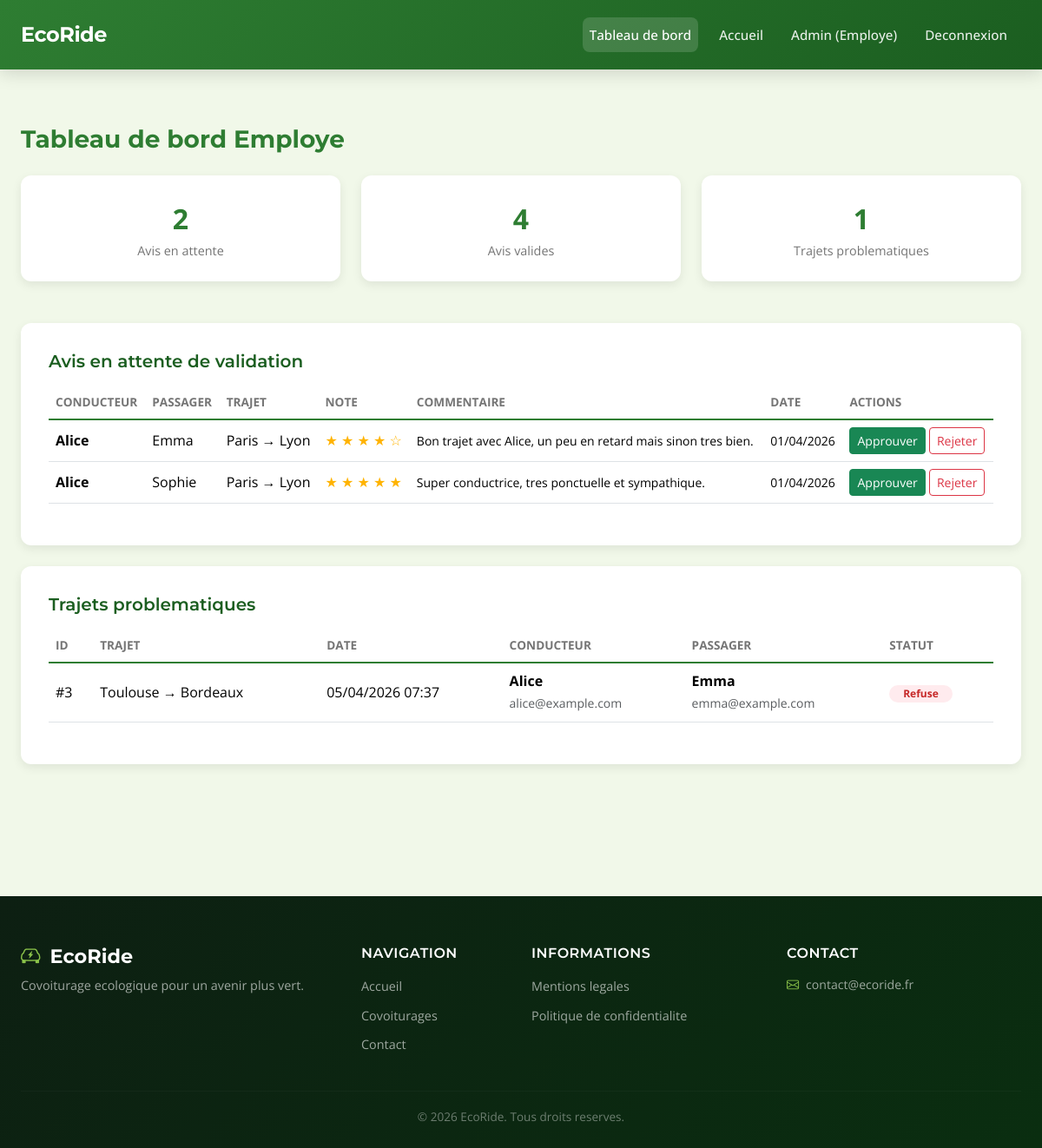
The app's page /employee/dashboard.php (signed in) with its own data.
### tables this page shows
CREATE TABLE reviews (
    id INT UNSIGNED AUTO_INCREMENT PRIMARY KEY,
    carpool_id INT UNSIGNED NOT NULL,
    passenger_id INT UNSIGNED NOT NULL,
    rating TINYINT UNSIGNED NOT NULL,
    comment TEXT DEFAULT NULL,
    validated TINYINT(1) NOT NULL DEFAULT 0,
    rejected TINYINT(1) NOT NULL DEFAULT 0,
    validated_by INT UNSIGNED DEFAULT NULL,
    validated_at TIMESTAMP NULL DEFAULT NULL,
    created_at TIMESTAMP NOT NULL DEFAULT CURRENT_TIMESTAMP,
    INDEX idx_reviews_carpool_id (carpool_id),
    INDEX idx_reviews_passenger_id (passenger_id),
    INDEX idx_reviews_validated (validated),
    INDEX idx_reviews_rating (rating),
    CONSTRAINT fk_reviews_carpool
        FOREIGN KEY (carpool_id) REFERENCES carpools(id)
        ON DELETE CASCADE
        ON UPDATE CASCADE,
    CONSTRAINT fk_reviews_passenger
        FOREIGN KEY (passenger_id) REFERENCES users(id)
        ON DELETE RESTRICT
        ON UPDATE CASCADE,
    CONSTRAINT fk_reviews_employee
        FOREIGN KEY (validated_by) REFERENCES users(id)
        ON DELETE SET NULL
        ON UPDATE CASCADE,
    UNIQUE KEY uk_reviews_carpool_passenger (carpool_id, passenger_id)
);

CREATE TABLE users (
    id INT UNSIGNED AUTO_INCREMENT PRIMARY KEY,
    email VARCHAR(191) NOT NULL UNIQUE,
    password VARCHAR(255) NOT NULL,
    pseudo VARCHAR(50) NOT NULL UNIQUE,
    role ENUM('visitor','user','employee','admin') NOT NULL DEFAULT 'visitor',
    role_selection ENUM('driver','passenger','both') NULL DEFAULT NULL,
    smoking_allowed TINYINT(1) NOT NULL DEFAULT 0,
    pets_allowed TINYINT(1) NOT NULL DEFAULT 0,
    credits DECIMAL(8,2) NOT NULL DEFAULT 20.00,
    suspended TINYINT(1) NOT NULL DEFAULT 0,
    created_at TIMESTAMP NOT NULL DEFAULT CURRENT_TIMESTAMP,
    updated_at DATETIME NULL DEFAULT NULL,
    INDEX idx_users_role (role),
    INDEX idx_users_suspended (suspended)
);

CREATE TABLE carpools (
    id INT UNSIGNED AUTO_INCREMENT PRIMARY KEY,
    driver_id INT UNSIGNED NOT NULL,
    vehicle_id INT UNSIGNED DEFAULT NULL,
    from_city VARCHAR(120) NOT NULL,
    to_city VARCHAR(120) NOT NULL,
    departure_datetime DATETIME NOT NULL,
    price DECIMAL(8,2) NOT NULL,
    total_seats TINYINT UNSIGNED NOT NULL,
    seats_available TINYINT UNSIGNED NOT NULL,
    is_eco TINYINT(1) NOT NULL DEFAULT 0,
    created_at TIMESTAMP NOT NULL DEFAULT CURRENT_TIMESTAMP,
    INDEX idx_carpools_driver_id (driver_id),
    INDEX idx_carpools_from_city (from_city),
    INDEX idx_carpools_to_city (to_city),
    INDEX idx_carpools_departure_datetime (departure_datetime),
    INDEX idx_carpools_is_eco (is_eco),
    INDEX idx_carpools_cities_date (from_city, to_city, departure_datetime),
    CONSTRAINT fk_carpools_driver
        FOREIGN KEY (driver_id) REFERENCES users(id)
        ON DELETE RESTRICT
        ON UPDATE CASCADE,
    CONSTRAINT fk_carpools_vehicle
        FOREIGN KEY (vehicle_id) REFERENCES vehicles(id)
        ON DELETE SET NULL
        ON UPDATE CASCADE
);

CREATE TABLE bookings (
    id INT UNSIGNED AUTO_INCREMENT PRIMARY KEY,
    carpool_id INT UNSIGNED NOT NULL,
    passenger_id INT UNSIGNED NOT NULL,
    seat_count TINYINT UNSIGNED NOT NULL DEFAULT 1,
    status ENUM('pending','accepted','declined','cancelled') NOT NULL DEFAULT 'pending',
    created_at TIMESTAMP NOT NULL DEFAULT CURRENT_TIMESTAMP,
    updated_at DATETIME NULL DEFAULT NULL,
    INDEX idx_bookings_carpool_id (carpool_id),
    INDEX idx_bookings_passenger_id (passenger_id),
    INDEX idx_bookings_status (status),
    CONSTRAINT fk_bookings_carpool
        FOREIGN KEY (carpool_id) REFERENCES carpools(id)
        ON DELETE CASCADE
        ON UPDATE CASCADE,
    CONSTRAINT fk_bookings_passenger
        FOREIGN KEY (passenger_id) REFERENCES users(id)
        ON DELETE RESTRICT
        ON UPDATE CASCADE,
    UNIQUE KEY uk_bookings_carpool_passenger (carpool_id, passenger_id)
);

### public/employee/dashboard.php (the view, shortened to what this page needs)
<?php
$pdo = Database::getConnection();
$pendingReviewsSql = "SELECT r.id, r.rating, r.comment, r.created_at,
                             u_passenger.pseudo AS passenger_pseudo,
                             u_driver.pseudo AS driver_pseudo,
                             c.from_city, c.to_city, c.departure_datetime
                      FROM reviews r
                      INNER JOIN users u_passenger ON r.passenger_id = u_passenger.id
                      INNER JOIN carpools c ON r.carpool_id = c.id
                      INNER JOIN users u_driver ON c.driver_id = u_driver.id
                      WHERE r.validated = 0 AND r.rejected = 0
                      ORDER BY r.created_at DESC";
$pendingReviews = $pdo->query($pendingReviewsSql)->fetchAll();
$problemTripsSql = "SELECT c.id AS carpool_id,
                           c.from_city, c.to_city, c.departure_datetime, c.price,
                           u_driver.pseudo AS driver_pseudo, u_driver.email AS driver_email,
                           u_passenger.pseudo AS passenger_pseudo, u_passenger.email AS passenger_email,
                           b.status AS booking_status
                    FROM bookings b
                    INNER JOIN carpools c ON b.carpool_id = c.id
                    INNER JOIN users u_driver ON c.driver_id = u_driver.id
                    INNER JOIN users u_passenger ON b.passenger_id = u_passenger.id
                    WHERE b.status IN ('declined', 'cancelled')
                    ORDER BY c.departure_datetime DESC
                    LIMIT 50";
$problemTrips = $pdo->query($problemTripsSql)->fetchAll();
?>
<!DOCTYPE html>
<html lang="fr">
<head>
    <link href="https://cdn.jsdelivr.net/npm/bootstrap@5.3.3/dist/css/bootstrap.min.css" rel="stylesheet">
    <link rel="stylesheet" href="https://cdn.jsdelivr.net/npm/bootstrap-icons@1.11.3/font/bootstrap-icons.min.css">
    <link rel="stylesheet" href="../css/style.css">
</head>
<body class="page-wrapper">
    <header>
        <nav class="navbar navbar-expand-lg navbar-eco">
            <div class="container">
                <a class="navbar-brand" href="../index.php">EcoRide</a>
                <div class="collapse navbar-collapse" id="mainNavbar">
                    <ul class="navbar-nav ms-auto mb-2 mb-lg-0">
                        <li class="nav-item"><a class="nav-link active" href="dashboard.php">Tableau de bord</a></li>
                        <li class="nav-item"><a class="nav-link" href="../index.php">Accueil</a></li>
                        <li class="nav-item">
                            <a class="nav-link" href="#"><?php echo htmlspecialchars($_SESSION['user_pseudo']); ?> (Employe)</a>
                        </li>
                        <li class="nav-item"><a class="nav-link" href="../logout.php">Deconnexion</a></li>
                    </ul>
                </div>
            </div>
        </nav>
    </header>
    <main class="site-main">
        <div class="dashboard-container">
            <div class="container">
                <h1 class="dash-title mb-4">Tableau de bord Employe</h1>
                <div class="row mb-4">
                    <div class="col-md-4">
                        <div class="dash-card stat-card">
                            <div class="stat-number"><?php echo count($pendingReviews); ?></div>
                            <div class="stat-label">Avis en attente</div>
                        </div>
                    </div>
                    <div class="col-md-4">
                        <div class="dash-card stat-card">
                            <?php $totalValidated = $pdo->query("SELECT COUNT(*) FROM reviews WHERE validated = 1")->fetchColumn(); ?>
                            <div class="stat-number"><?php echo $totalValidated; ?></div>
                            <div class="stat-label">Avis valides</div>
                        </div>
                    </div>
                    <div class="col-md-4">
                        <div class="dash-card stat-card">
                            <div class="stat-number"><?php echo count($problemTrips); ?></div>
                            <div class="stat-label">Trajets problematiques</div>
                        </div>
                    </div>
                </div>
                <div class="dash-card">
                    <h2 class="section-title">Avis en attente de validation</h2>
                    <?php if (empty($pendingReviews)): ?>
                        <div class="text-center py-4 text-muted">
                            <p>Aucun avis en attente de validation.</p>
                        </div>
                    <?php else: ?>
                        <div class="table-responsive">
                            <table class="table">
                                <thead>
                                    <tr>
                                        <th>Conducteur</th>
                                        <th>Passager</th>
                                        <th>Trajet</th>
                                        <th>Note</th>
                                        <th>Commentaire</th>
                                        <th>Date</th>
                                        <th>Actions</th>
                                    </tr>
                                </thead>
                                <tbody>
                                    <?php foreach ($pendingReviews as $review): ?>
                                        <tr>
                                            <td><strong><?php echo htmlspecialchars($review['driver_pseudo']); ?></strong></td>
                                            <td><?php echo htmlspecialchars($review['passenger_pseudo']); ?></td>
                                            <td><?php echo htmlspecialchars($review['from_city'] . ' → ' . $review['to_city']); ?></td>
                                            <td>
                                                <?php for ($i = 1; $i <= 5; $i++): ?>
                                                    <span class="star"><?php echo $i <= $review['rating'] ? '★' : '☆'; ?></span>
                                                <?php endfor; ?>
                                            </td>
                                            <td>
                                                <small><?php echo htmlspecialchars(substr($review['comment'] ?? '', 0, 80)); ?><?php echo strlen($review['comment'] ?? '') > 80 ? '...' : ''; ?></small>
                                            </td>
                                            <td><small><?php echo date('d/m/Y', strtotime($review['created_at'])); ?></small></td>
                                            <td>
                                                <form action="review_process.php" method="POST" class="d-inline">
                                                    <button type="submit" class="btn btn-sm btn-success">Approuver</button>
                                                </form>
                                                <form action="review_process.php" method="POST" class="d-inline" onsubmit="return confirm('Rejeter cet avis ?');">
                                                    <button type="submit" class="btn btn-sm btn-outline-danger">Rejeter</button>
                                                </form>
                                            </td>
                                        </tr>
                                    <?php endforeach; ?>
                                </tbody>
                            </table>
                        </div>
                    <?php endif; ?>
                </div>
                <div class="dash-card">
                    <h2 class="section-title">Trajets problematiques</h2>
                    <?php if (empty($problemTrips)): ?>
                        <div class="text-center py-4 text-muted">
                            <p>Aucun trajet problematique.</p>
                        </div>
                    <?php else: ?>
                        <div class="table-responsive">
                            <table class="table">
                                <thead>
                                    <tr>
                                        <th>ID</th>
                                        <th>Trajet</th>
                                        <th>Date</th>
                                        <th>Conducteur</th>
                                        <th>Passager</th>
                                        <th>Statut</th>
                                    </tr>
                                </thead>
                                <tbody>
                                    <?php foreach ($problemTrips as $trip): ?>
                                        <tr>
                                            <td>#<?php echo $trip['carpool_id']; ?></td>
                                            <td><?php echo htmlspecialchars($trip['from_city'] . ' → ' . $trip['to_city']); ?></td>
                                            <td><?php echo date('d/m/Y H:i', strtotime($trip['departure_datetime'])); ?></td>
                                            <td>
                                                <strong><?php echo htmlspecialchars($trip['driver_pseudo']); ?></strong><br>
                                                <small class="text-muted"><?php echo htmlspecialchars($trip['driver_email']); ?></small>
                                            </td>
                                            <td>
                                                <strong><?php echo htmlspecialchars($trip['passenger_pseudo']); ?></strong><br>
                                                <small class="text-muted"><?php echo htmlspecialchars($trip['passenger_email']); ?></small>
                                            </td>
                                            <td>
                                                <?php if ($trip['booking_status'] === 'declined'): ?>
                                                    <span class="badge badge-declined rounded-pill px-3 py-1">Refuse</span>
                                                <?php else: ?>
                                                    <span class="badge badge-cancelled rounded-pill px-3 py-1">Annule</span>
                                                <?php endif; ?>
                                            </td>
                                        </tr>
                                    <?php endforeach; ?>
                                </tbody>
                            </table>
                        </div>
                    <?php endif; ?>
                </div>
            </div>
        </div>
    </main>
    <footer class="site-footer">
        <div class="container">
            <div class="row gy-4">
                <div class="col-lg-4">
                    <h5 class="footer-brand"><i class="bi bi-ev-front"></i> EcoRide</h5>
                    <p class="footer-text mt-2">Covoiturage ecologique pour un avenir plus vert.</p>
                </div>
                <div class="col-lg-2 col-md-4">
                    <h6 class="footer-heading">Navigation</h6>
                    <ul class="footer-links">
                        <li><a href="../index.php">Accueil</a></li>
                        <li><a href="../carpools.php">Covoiturages</a></li>
                        <li><a href="../contact.php">Contact</a></li>
                    </ul>
                </div>
                <div class="col-lg-3 col-md-4">
                    <h6 class="footer-heading">Informations</h6>
                    <ul class="footer-links">
                        <li><a href="../mentions.php">Mentions legales</a></li>
                        <li><a href="../privacy.php">Politique de confidentialite</a></li>
                    </ul>
                </div>
                <div class="col-lg-3 col-md-4">
                    <h6 class="footer-heading">Contact</h6>
                    <ul class="footer-links footer-contact">
                        <li><i class="bi bi-envelope me-2"></i>contact@ecoride.fr</li>
                    </ul>
                </div>
            </div>
            <hr class="footer-divider">
            <div class="text-center">
                <small class="footer-copyright">&copy; <?php echo date('Y'); ?> EcoRide. Tous droits reserves.</small>
            </div>
        </div>
    </footer>
</body>
</html>

### records on screen
reviews: users.pseudo "Alice", passenger.pseudo "Emma", carpool.to_city "Paris → Lyon", rating 4 (drawn), comment "Bon trajet avec Alice, un peu en retard mais sinon tres bien.", created_at "01/04/2026"
reviews: users.pseudo "Alice", passenger.pseudo "Sophie", carpool.to_city "Paris → Lyon", rating 5 (drawn), comment "Super conductrice, tres ponctuelle et sympathique.", created_at "01/04/2026"
bookings: carpool "3", carpool.to_city "Toulouse → Bordeaux", carpool.departure_datetime "05/04/2026 07:37", users.pseudo "Alice", users.email "alice@example.com", passenger.pseudo "Emma", passenger.email "emma@example.com", status "Refuse"

### other values on screen
$_SESSION['user_pseudo'] "Admin"
count($pendingReviews) "2"
$totalValidated "4"
count($problemTrips) "1"
